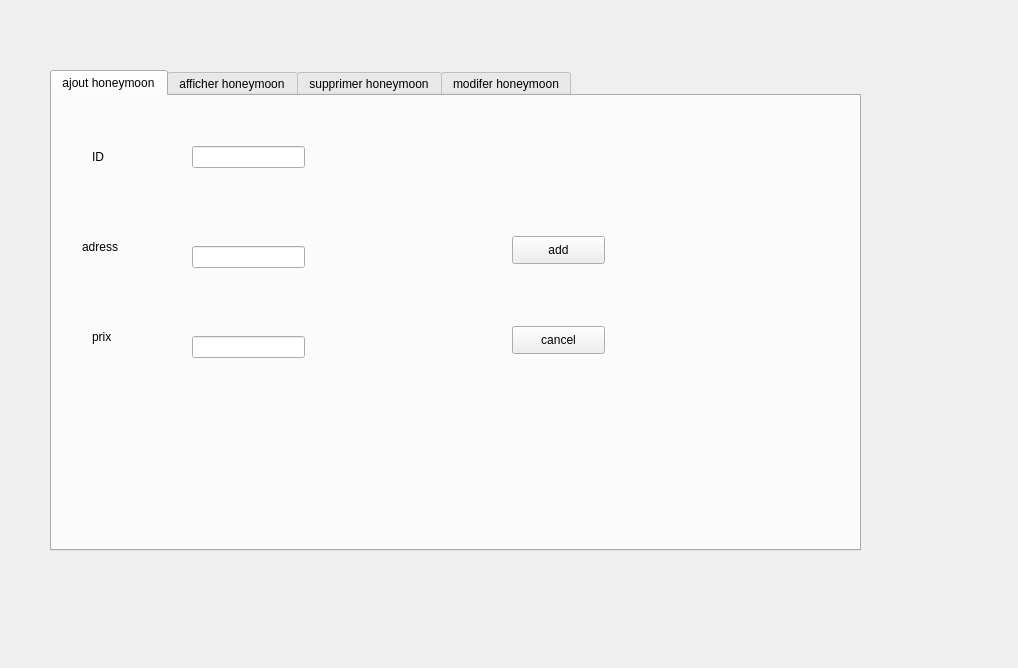
<?xml version="1.0" encoding="UTF-8"?>
<ui version="4.0">
 <class>Form</class>
 <widget class="QWidget" name="Form">
  <property name="geometry">
   <rect>
    <x>0</x>
    <y>0</y>
    <width>1018</width>
    <height>668</height>
   </rect>
  </property>
  <property name="windowTitle">
   <string>Form</string>
  </property>
  <widget class="QTabWidget" name="gererhoneymoon">
   <property name="geometry">
    <rect>
     <x>50</x>
     <y>70</y>
     <width>811</width>
     <height>481</height>
    </rect>
   </property>
   <property name="currentIndex">
    <number>0</number>
   </property>
   <widget class="QWidget" name="tab">
    <attribute name="title">
     <string>ajout honeymoon</string>
    </attribute>
    <widget class="QLabel" name="label">
     <property name="geometry">
      <rect>
       <x>40</x>
       <y>50</y>
       <width>71</width>
       <height>21</height>
      </rect>
     </property>
     <property name="text">
      <string>ID </string>
     </property>
    </widget>
    <widget class="QLabel" name="label_2">
     <property name="geometry">
      <rect>
       <x>30</x>
       <y>135</y>
       <width>56</width>
       <height>31</height>
      </rect>
     </property>
     <property name="text">
      <string>adress</string>
     </property>
    </widget>
    <widget class="QLabel" name="label_3">
     <property name="geometry">
      <rect>
       <x>40</x>
       <y>225</y>
       <width>56</width>
       <height>31</height>
      </rect>
     </property>
     <property name="text">
      <string>prix</string>
     </property>
    </widget>
    <widget class="QLineEdit" name="lineEdit_ID">
     <property name="geometry">
      <rect>
       <x>140</x>
       <y>50</y>
       <width>113</width>
       <height>22</height>
      </rect>
     </property>
    </widget>
    <widget class="QLineEdit" name="lineEdit_nom">
     <property name="geometry">
      <rect>
       <x>140</x>
       <y>150</y>
       <width>113</width>
       <height>22</height>
      </rect>
     </property>
    </widget>
    <widget class="QLineEdit" name="lineEdit_prenom">
     <property name="geometry">
      <rect>
       <x>140</x>
       <y>240</y>
       <width>113</width>
       <height>22</height>
      </rect>
     </property>
    </widget>
    <widget class="QPushButton" name="pushButton">
     <property name="geometry">
      <rect>
       <x>460</x>
       <y>140</y>
       <width>93</width>
       <height>28</height>
      </rect>
     </property>
     <property name="text">
      <string>add</string>
     </property>
    </widget>
    <widget class="QPushButton" name="pushButton_2">
     <property name="geometry">
      <rect>
       <x>460</x>
       <y>230</y>
       <width>93</width>
       <height>28</height>
      </rect>
     </property>
     <property name="text">
      <string>cancel</string>
     </property>
    </widget>
   </widget>
   <widget class="QWidget" name="tab_2">
    <attribute name="title">
     <string>afficher honeymoon</string>
    </attribute>
    <widget class="QTableView" name="table_honeymoon">
     <property name="geometry">
      <rect>
       <x>30</x>
       <y>11</y>
       <width>691</width>
       <height>301</height>
      </rect>
     </property>
    </widget>
   </widget>
   <widget class="QWidget" name="tab_3">
    <attribute name="title">
     <string>supprimer honeymoon</string>
    </attribute>
    <widget class="QLabel" name="label_5">
     <property name="geometry">
      <rect>
       <x>50</x>
       <y>70</y>
       <width>56</width>
       <height>16</height>
      </rect>
     </property>
     <property name="text">
      <string>ID</string>
     </property>
    </widget>
    <widget class="QLineEdit" name="LineEdit_key">
     <property name="geometry">
      <rect>
       <x>140</x>
       <y>70</y>
       <width>113</width>
       <height>22</height>
      </rect>
     </property>
    </widget>
    <widget class="QPushButton" name="pushButton_3">
     <property name="geometry">
      <rect>
       <x>470</x>
       <y>210</y>
       <width>93</width>
       <height>28</height>
      </rect>
     </property>
     <property name="text">
      <string>supprimer</string>
     </property>
    </widget>
   </widget>
   <widget class="QWidget" name="tab_4">
    <attribute name="title">
     <string>modifer honeymoon</string>
    </attribute>
    <widget class="QLabel" name="label_6">
     <property name="geometry">
      <rect>
       <x>40</x>
       <y>50</y>
       <width>261</width>
       <height>16</height>
      </rect>
     </property>
     <property name="text">
      <string>please write the ID</string>
     </property>
    </widget>
    <widget class="QLineEdit" name="LineEdit_10">
     <property name="geometry">
      <rect>
       <x>80</x>
       <y>90</y>
       <width>141</width>
       <height>22</height>
      </rect>
     </property>
    </widget>
    <widget class="QLabel" name="label_7">
     <property name="geometry">
      <rect>
       <x>50</x>
       <y>150</y>
       <width>56</width>
       <height>16</height>
      </rect>
     </property>
     <property name="text">
      <string>adress</string>
     </property>
    </widget>
    <widget class="QLabel" name="label_9">
     <property name="geometry">
      <rect>
       <x>60</x>
       <y>260</y>
       <width>101</width>
       <height>16</height>
      </rect>
     </property>
     <property name="text">
      <string>prix</string>
     </property>
    </widget>
    <widget class="QLineEdit" name="LineEdit_11">
     <property name="geometry">
      <rect>
       <x>100</x>
       <y>190</y>
       <width>113</width>
       <height>22</height>
      </rect>
     </property>
    </widget>
    <widget class="QLineEdit" name="LineEdit_13">
     <property name="geometry">
      <rect>
       <x>100</x>
       <y>310</y>
       <width>113</width>
       <height>22</height>
      </rect>
     </property>
    </widget>
    <widget class="QPushButton" name="pushButton_4">
     <property name="geometry">
      <rect>
       <x>640</x>
       <y>370</y>
       <width>131</width>
       <height>41</height>
      </rect>
     </property>
     <property name="text">
      <string>update</string>
     </property>
    </widget>
   </widget>
  </widget>
 </widget>
 <resources/>
 <connections/>
</ui>
